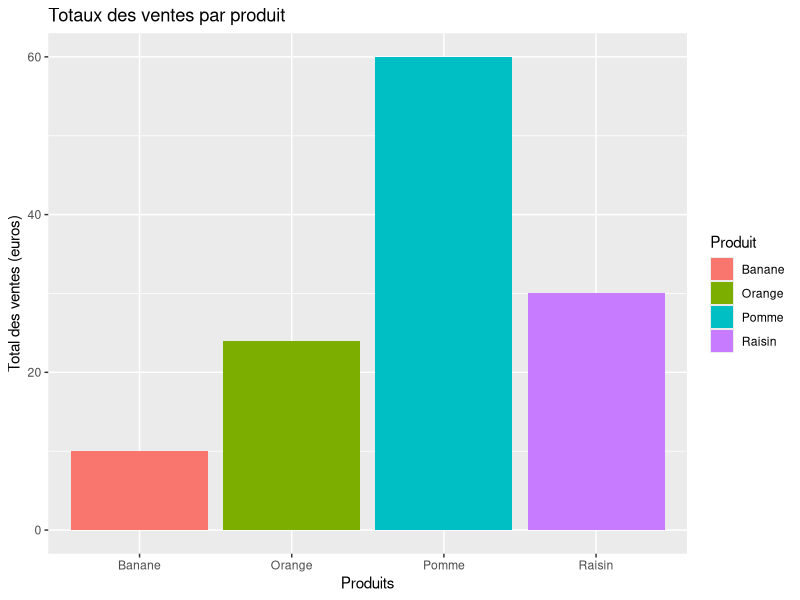

This figure's R source:

library(ggplot2)

ventes <- data.frame(
  Produit = c("Pomme", "Orange", "Banane", "Raisin"),
  Quantite = c(50, 30, 20, 15),
  Prix = c(1.2, 0.8, 0.5, 2.0)
)

ventes$Total <- ventes$Quantite * ventes$Prix

ggplot(ventes, aes(x = Produit, y = Total, fill = Produit)) +
  geom_bar(stat = "identity") +
  ggtitle("Totaux des ventes par produit") +
  xlab("Produits") +
  ylab("Total des ventes (euros)")

